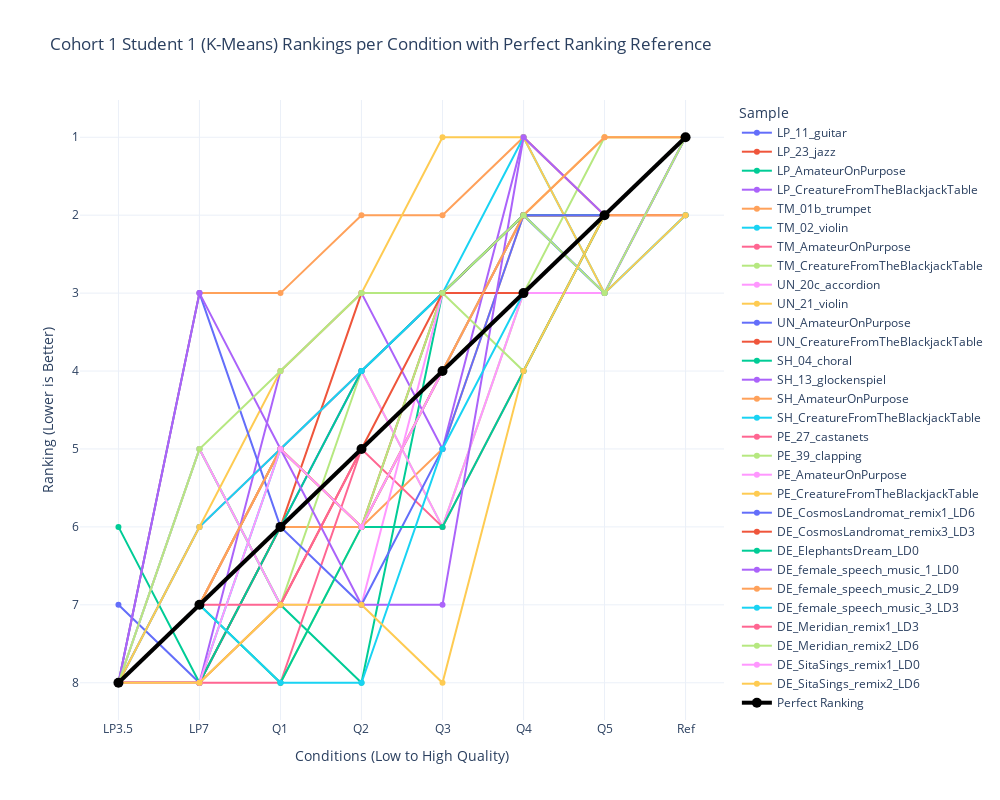

The notebook cell saved with this chart:
### Code cell
# Spaghetti plot for BSU1_1 rankings

# Reshape rankings data for Plotly
BSU1_1_rankings_df = pd.DataFrame(reversed_BSU1_1_rankings_kmeans_based, columns=conditions)
BSU1_1_rankings_df['Sample'] = items

# Melt dataframe for better visualization
BSU1_1_rankings_df_melted = BSU1_1_rankings_df.melt(id_vars=['Sample'], var_name='Condition', value_name='Ranking')

BSU1_1_rankings_df_melted = pd.concat([BSU1_1_rankings_df_melted, perfect_df])

# Create plot
fig = px.line(BSU1_1_rankings_df_melted, x='Condition', y='Ranking', color='Sample', markers=True,
              title="Cohort 1 Student 1 (K-Means) Rankings per Condition with Perfect Ranking Reference",
              labels={"Ranking": "Ranking (Lower is Better)", "Condition": "Conditions (Low to High Quality)"},
              template="plotly_white")

# Adjust figure dimensions
fig.update_layout(width=1000, height=800)

# Invert y-axis (lower ranks at top)
fig.update_yaxes(autorange="reversed")

# Modify the "Perfect Ranking" line to be more visible
fig.update_traces(
    selector=dict(name="Perfect Ranking"),
    line=dict(width=4, color='black'),
    marker=dict(size=10, color='black')
)

# Show figure
fig.show()

### Figure 1 — Plotly figure (JSON) as saved in the notebook; plotly's stock layout.template omitted (floating-point values rounded to 4 significant figures)
{"data": [{"hovertemplate": "Sample=LP_11_guitar<br>Conditions (Low to High Quality)=%{x}<br>Ranking (Lower is Better)=%{y}<extra></extra>", "legendgroup": "LP_11_guitar", "line": {"color": "#636efa", "dash": "solid"}, "marker": {"symbol": "circle"}, "mode": "lines+markers", "name": "LP_11_guitar", "orientation": "v", "showlegend": true, "type": "scatter", "x": ["LP3.5", "LP7", "Q1", "Q2", "Q3", "Q4", "Q5", "Ref"], "xaxis": "x", "y": [8, 7, 5, 6, 4, 2, 2, 1], "yaxis": "y"}, {"hovertemplate": "Sample=LP_23_jazz<br>Conditions (Low to High Quality)=%{x}<br>Ranking (Lower is Better)=%{y}<extra></extra>", "legendgroup": "LP_23_jazz", "line": {"color": "#EF553B", "dash": "solid"}, "marker": {"symbol": "circle"}, "mode": "lines+markers", "name": "LP_23_jazz", "orientation": "v", "showlegend": true, "type": "scatter", "x": ["LP3.5", "LP7", "Q1", "Q2", "Q3", "Q4", "Q5", "Ref"], "xaxis": "x", "y": [8, 7, 5, 6, 3, 2, 2, 2], "yaxis": "y"}, {"hovertemplate": "Sample=LP_AmateurOnPurpose<br>Conditions (Low to High Quality)=%{x}<br>Ranking (Lower is Better)=%{y}<extra></extra>", "legendgroup": "LP_AmateurOnPurpose", "line": {"color": "#00cc96", "dash": "solid"}, "marker": {"symbol": "circle"}, "mode": "lines+markers", "name": "LP_AmateurOnPurpose", "orientation": "v", "showlegend": true, "type": "scatter", "x": ["LP3.5", "LP7", "Q1", "Q2", "Q3", "Q4", "Q5", "Ref"], "xaxis": "x", "y": [8, 5, 7, 8, 3, 3, 2, 1], "yaxis": "y"}, {"hovertemplate": "Sample=LP_CreatureFromTheBlackjackTable<br>Conditions (Low to High Quality)=%{x}<br>Ranking (Lower is Better)=%{y}<extra></extra>", "legendgroup": "LP_CreatureFromTheBlackjackTable", "line": {"color": "#ab63fa", "dash": "solid"}, "marker": {"symbol": "circle"}, "mode": "lines+markers", "name": "LP_CreatureFromTheBlackjackTable", "orientation": "v", "showlegend": true, "type": "scatter", "x": ["LP3.5", "LP7", "Q1", "Q2", "Q3", "Q4", "Q5", "Ref"], "xaxis": "x", "y": [8, 7, 6, 6, 4, 2, 3, 1], "yaxis": "y"}, {"hovertemplate": "Sample=TM_01b_trumpet<br>Conditions (Low to High Quality)=%{x}<br>Ranking (Lower is Better)=%{y}<extra></extra>", "legendgroup": "TM_01b_trumpet", "line": {"color": "#FFA15A", "dash": "solid"}, "marker": {"symbol": "circle"}, "mode": "lines+markers", "name": "TM_01b_trumpet", "orientation": "v", "showlegend": true, "type": "scatter", "x": ["LP3.5", "LP7", "Q1", "Q2", "Q3", "Q4", "Q5", "Ref"], "xaxis": "x", "y": [8, 8, 6, 6, 5, 2, 2, 1], "yaxis": "y"}, {"hovertemplate": "Sample=TM_02_violin<br>Conditions (Low to High Quality)=%{x}<br>Ranking (Lower is Better)=%{y}<extra></extra>", "legendgroup": "TM_02_violin", "line": {"color": "#19d3f3", "dash": "solid"}, "marker": {"symbol": "circle"}, "mode": "lines+markers", "name": "TM_02_violin", "orientation": "v", "showlegend": true, "type": "scatter", "x": ["LP3.5", "LP7", "Q1", "Q2", "Q3", "Q4", "Q5", "Ref"], "xaxis": "x", "y": [8, 8, 5, 4, 3, 2, 3, 2], "yaxis": "y"}, {"hovertemplate": "Sample=TM_AmateurOnPurpose<br>Conditions (Low to High Quality)=%{x}<br>Ranking (Lower is Better)=%{y}<extra></extra>", "legendgroup": "TM_AmateurOnPurpose", "line": {"color": "#FF6692", "dash": "solid"}, "marker": {"symbol": "circle"}, "mode": "lines+markers", "name": "TM_AmateurOnPurpose", "orientation": "v", "showlegend": true, "type": "scatter", "x": ["LP3.5", "LP7", "Q1", "Q2", "Q3", "Q4", "Q5", "Ref"], "xaxis": "x", "y": [8, 6, 5, 4, 3, 2, 2, 1], "yaxis": "y"}, {"hovertemplate": "Sample=TM_CreatureFromTheBlackjackTable<br>Conditions (Low to High Quality)=%{x}<br>Ranking (Lower is Better)=%{y}<extra></extra>", "legendgroup": "TM_CreatureFromTheBlackjackTable", "line": {"color": "#B6E880", "dash": "solid"}, "marker": {"symbol": "circle"}, "mode": "lines+markers", "name": "TM_CreatureFromTheBlackjackTable", "orientation": "v", "showlegend": true, "type": "scatter", "x": ["LP3.5", "LP7", "Q1", "Q2", "Q3", "Q4", "Q5", "Ref"], "xaxis": "x", "y": [8, 5, 7, 4, 6, 3, 1, 1], "yaxis": "y"}, {"hovertemplate": "Sample=UN_20c_accordion<br>Conditions (Low to High Quality)=%{x}<br>Ranking (Lower is Better)=%{y}<extra></extra>", "legendgroup": "UN_20c_accordion", "line": {"color": "#FF97FF", "dash": "solid"}, "marker": {"symbol": "circle"}, "mode": "lines+markers", "name": "UN_20c_accordion", "orientation": "v", "showlegend": true, "type": "scatter", "x": ["LP3.5", "LP7", "Q1", "Q2", "Q3", "Q4", "Q5", "Ref"], "xaxis": "x", "y": [8, 8, 6, 4, 6, 3, 3, 1], "yaxis": "y"}, {"hovertemplate": "Sample=UN_21_violin<br>Conditions (Low to High Quality)=%{x}<br>Ranking (Lower is Better)=%{y}<extra></extra>", "legendgroup": "UN_21_violin", "line": {"color": "#FECB52", "dash": "solid"}, "marker": {"symbol": "circle"}, "mode": "lines+markers", "name": "UN_21_violin", "orientation": "v", "showlegend": true, "type": "scatter", "x": ["LP3.5", "LP7", "Q1", "Q2", "Q3", "Q4", "Q5", "Ref"], "xaxis": "x", "y": [8, 7, 5, 6, 4, 2, 1, 1], "yaxis": "y"}, {"hovertemplate": "Sample=UN_AmateurOnPurpose<br>Conditions (Low to High Quality)=%{x}<br>Ranking (Lower is Better)=%{y}<extra></extra>", "legendgroup": "UN_AmateurOnPurpose", "line": {"color": "#636efa", "dash": "solid"}, "marker": {"symbol": "circle"}, "mode": "lines+markers", "name": "UN_AmateurOnPurpose", "orientation": "v", "showlegend": true, "type": "scatter", "x": ["LP3.5", "LP7", "Q1", "Q2", "Q3", "Q4", "Q5", "Ref"], "xaxis": "x", "y": [7, 8, 6, 4, 3, 2, 3, 1], "yaxis": "y"}, {"hovertemplate": "Sample=UN_CreatureFromTheBlackjackTable<br>Conditions (Low to High Quality)=%{x}<br>Ranking (Lower is Better)=%{y}<extra></extra>", "legendgroup": "UN_CreatureFromTheBlackjackTable", "line": {"color": "#EF553B", "dash": "solid"}, "marker": {"symbol": "circle"}, "mode": "lines+markers", "name": "UN_CreatureFromTheBlackjackTable", "orientation": "v", "showlegend": true, "type": "scatter", "x": ["LP3.5", "LP7", "Q1", "Q2", "Q3", "Q4", "Q5", "Ref"], "xaxis": "x", "y": [8, 8, 6, 3, 3, 2, 2, 1], "yaxis": "y"}, {"hovertemplate": "Sample=SH_04_choral<br>Conditions (Low to High Quality)=%{x}<br>Ranking (Lower is Better)=%{y}<extra></extra>", "legendgroup": "SH_04_choral", "line": {"color": "#00cc96", "dash": "solid"}, "marker": {"symbol": "circle"}, "mode": "lines+markers", "name": "SH_04_choral", "orientation": "v", "showlegend": true, "type": "scatter", "x": ["LP3.5", "LP7", "Q1", "Q2", "Q3", "Q4", "Q5", "Ref"], "xaxis": "x", "y": [6, 8, 6, 4, 3, 2, 2, 1], "yaxis": "y"}, {"hovertemplate": "Sample=SH_13_glockenspiel<br>Conditions (Low to High Quality)=%{x}<br>Ranking (Lower is Better)=%{y}<extra></extra>", "legendgroup": "SH_13_glockenspiel", "line": {"color": "#ab63fa", "dash": "solid"}, "marker": {"symbol": "circle"}, "mode": "lines+markers", "name": "SH_13_glockenspiel", "orientation": "v", "showlegend": true, "type": "scatter", "x": ["LP3.5", "LP7", "Q1", "Q2", "Q3", "Q4", "Q5", "Ref"], "xaxis": "x", "y": [8, 8, 4, 3, 5, 1, 2, 1], "yaxis": "y"}, {"hovertemplate": "Sample=SH_AmateurOnPurpose<br>Conditions (Low to High Quality)=%{x}<br>Ranking (Lower is Better)=%{y}<extra></extra>", "legendgroup": "SH_AmateurOnPurpose", "line": {"color": "#FFA15A", "dash": "solid"}, "marker": {"symbol": "circle"}, "mode": "lines+markers", "name": "SH_AmateurOnPurpose", "orientation": "v", "showlegend": true, "type": "scatter", "x": ["LP3.5", "LP7", "Q1", "Q2", "Q3", "Q4", "Q5", "Ref"], "xaxis": "x", "y": [8, 3, 3, 2, 2, 1, 2, 2], "yaxis": "y"}, {"hovertemplate": "Sample=SH_CreatureFromTheBlackjackTable<br>Conditions (Low to High Quality)=%{x}<br>Ranking (Lower is Better)=%{y}<extra></extra>", "legendgroup": "SH_CreatureFromTheBlackjackTable", "line": {"color": "#19d3f3", "dash": "solid"}, "marker": {"symbol": "circle"}, "mode": "lines+markers", "name": "SH_CreatureFromTheBlackjackTable", "orientation": "v", "showlegend": true, "type": "scatter", "x": ["LP3.5", "LP7", "Q1", "Q2", "Q3", "Q4", "Q5", "Ref"], "xaxis": "x", "y": [8, 6, 5, 4, 3, 1, 3, 2], "yaxis": "y"}, {"hovertemplate": "Sample=PE_27_castanets<br>Conditions (Low to High Quality)=%{x}<br>Ranking (Lower is Better)=%{y}<extra></extra>", "legendgroup": "PE_27_castanets", "line": {"color": "#FF6692", "dash": "solid"}, "marker": {"symbol": "circle"}, "mode": "lines+markers", "name": "PE_27_castanets", "orientation": "v", "showlegend": true, "type": "scatter", "x": ["LP3.5", "LP7", "Q1", "Q2", "Q3", "Q4", "Q5", "Ref"], "xaxis": "x", "y": [8, 8, 8, 5, 6, 4, 2, 1], "yaxis": "y"}, {"hovertemplate": "Sample=PE_39_clapping<br>Conditions (Low to High Quality)=%{x}<br>Ranking (Lower is Better)=%{y}<extra></extra>", "legendgroup": "PE_39_clapping", "line": {"color": "#B6E880", "dash": "solid"}, "marker": {"symbol": "circle"}, "mode": "lines+markers", "name": "PE_39_clapping", "orientation": "v", "showlegend": true, "type": "scatter", "x": ["LP3.5", "LP7", "Q1", "Q2", "Q3", "Q4", "Q5", "Ref"], "xaxis": "x", "y": [8, 7, 8, 6, 3, 4, 2, 1], "yaxis": "y"}, {"hovertemplate": "Sample=PE_AmateurOnPurpose<br>Conditions (Low to High Quality)=%{x}<br>Ranking (Lower is Better)=%{y}<extra></extra>", "legendgroup": "PE_AmateurOnPurpose", "line": {"color": "#FF97FF", "dash": "solid"}, "marker": {"symbol": "circle"}, "mode": "lines+markers", "name": "PE_AmateurOnPurpose", "orientation": "v", "showlegend": true, "type": "scatter", "x": ["LP3.5", "LP7", "Q1", "Q2", "Q3", "Q4", "Q5", "Ref"], "xaxis": "x", "y": [8, 5, 7, 7, 3, 3, 2, 1], "yaxis": "y"}, {"hovertemplate": "Sample=PE_CreatureFromTheBlackjackTable<br>Conditions (Low to High Quality)=%{x}<br>Ranking (Lower is Better)=%{y}<extra></extra>", "legendgroup": "PE_CreatureFromTheBlackjackTable", "line": {"color": "#FECB52", "dash": "solid"}, "marker": {"symbol": "circle"}, "mode": "lines+markers", "name": "PE_CreatureFromTheBlackjackTable", "orientation": "v", "showlegend": true, "type": "scatter", "x": ["LP3.5", "LP7", "Q1", "Q2", "Q3", "Q4", "Q5", "Ref"], "xaxis": "x", "y": [8, 6, 4, 3, 1, 1, 3, 2], "yaxis": "y"}, {"hovertemplate": "Sample=DE_CosmosLandromat_remix1_LD6<br>Conditions (Low to High Quality)=%{x}<br>Ranking (Lower is Better)=%{y}<extra></extra>", "legendgroup": "DE_CosmosLandromat_remix1_LD6", "line": {"color": "#636efa", "dash": "solid"}, "marker": {"symbol": "circle"}, "mode": "lines+markers", "name": "DE_CosmosLandromat_remix1_LD6", "orientation": "v", "showlegend": true, "type": "scatter", "x": ["LP3.5", "LP7", "Q1", "Q2", "Q3", "Q4", "Q5", "Ref"], "xaxis": "x", "y": [8, 3, 6, 7, 5, 2, 2, 1], "yaxis": "y"}, {"hovertemplate": "Sample=DE_CosmosLandromat_remix3_LD3<br>Conditions (Low to High Quality)=%{x}<br>Ranking (Lower is Better)=%{y}<extra></extra>", "legendgroup": "DE_CosmosLandromat_remix3_LD3", "line": {"color": "#EF553B", "dash": "solid"}, "marker": {"symbol": "circle"}, "mode": "lines+markers", "name": "DE_CosmosLandromat_remix3_LD3", "orientation": "v", "showlegend": true, "type": "scatter", "x": ["LP3.5", "LP7", "Q1", "Q2", "Q3", "Q4", "Q5", "Ref"], "xaxis": "x", "y": [8, 8, 7, 5, 3, 3, 2, 1], "yaxis": "y"}, {"hovertemplate": "Sample=DE_ElephantsDream_LD0<br>Conditions (Low to High Quality)=%{x}<br>Ranking (Lower is Better)=%{y}<extra></extra>", "legendgroup": "DE_ElephantsDream_LD0", "line": {"color": "#00cc96", "dash": "solid"}, "marker": {"symbol": "circle"}, "mode": "lines+markers", "name": "DE_ElephantsDream_LD0", "orientation": "v", "showlegend": true, "type": "scatter", "x": ["LP3.5", "LP7", "Q1", "Q2", "Q3", "Q4", "Q5", "Ref"], "xaxis": "x", "y": [8, 7, 8, 6, 6, 4, 2, 1], "yaxis": "y"}, {"hovertemplate": "Sample=DE_female_speech_music_1_LD0<br>Conditions (Low to High Quality)=%{x}<br>Ranking (Lower is Better)=%{y}<extra></extra>", "legendgroup": "DE_female_speech_music_1_LD0", "line": {"color": "#ab63fa", "dash": "solid"}, "marker": {"symbol": "circle"}, "mode": "lines+markers", "name": "DE_female_speech_music_1_LD0", "orientation": "v", "showlegend": true, "type": "scatter", "x": ["LP3.5", "LP7", "Q1", "Q2", "Q3", "Q4", "Q5", "Ref"], "xaxis": "x", "y": [8, 3, 5, 7, 7, 1, 2, 1], "yaxis": "y"}, {"hovertemplate": "Sample=DE_female_speech_music_2_LD9<br>Conditions (Low to High Quality)=%{x}<br>Ranking (Lower is Better)=%{y}<extra></extra>", "legendgroup": "DE_female_speech_music_2_LD9", "line": {"color": "#FFA15A", "dash": "solid"}, "marker": {"symbol": "circle"}, "mode": "lines+markers", "name": "DE_female_speech_music_2_LD9", "orientation": "v", "showlegend": true, "type": "scatter", "x": ["LP3.5", "LP7", "Q1", "Q2", "Q3", "Q4", "Q5", "Ref"], "xaxis": "x", "y": [8, 7, 5, 6, 4, 2, 1, 1], "yaxis": "y"}, {"hovertemplate": "Sample=DE_female_speech_music_3_LD3<br>Conditions (Low to High Quality)=%{x}<br>Ranking (Lower is Better)=%{y}<extra></extra>", "legendgroup": "DE_female_speech_music_3_LD3", "line": {"color": "#19d3f3", "dash": "solid"}, "marker": {"symbol": "circle"}, "mode": "lines+markers", "name": "DE_female_speech_music_3_LD3", "orientation": "v", "showlegend": true, "type": "scatter", "x": ["LP3.5", "LP7", "Q1", "Q2", "Q3", "Q4", "Q5", "Ref"], "xaxis": "x", "y": [8, 7, 8, 8, 5, 3, 2, 1], "yaxis": "y"}, {"hovertemplate": "Sample=DE_Meridian_remix1_LD3<br>Conditions (Low to High Quality)=%{x}<br>Ranking (Lower is Better)=%{y}<extra></extra>", "legendgroup": "DE_Meridian_remix1_LD3", "line": {"color": "#FF6692", "dash": "solid"}, "marker": {"symbol": "circle"}, "mode": "lines+markers", "name": "DE_Meridian_remix1_LD3", "orientation": "v", "showlegend": true, "type": "scatter", "x": ["LP3.5", "LP7", "Q1", "Q2", "Q3", "Q4", "Q5", "Ref"], "xaxis": "x", "y": [8, 7, 7, 5, 4, 3, 2, 1], "yaxis": "y"}, {"hovertemplate": "Sample=DE_Meridian_remix2_LD6<br>Conditions (Low to High Quality)=%{x}<br>Ranking (Lower is Better)=%{y}<extra></extra>", "legendgroup": "DE_Meridian_remix2_LD6", "line": {"color": "#B6E880", "dash": "solid"}, "marker": {"symbol": "circle"}, "mode": "lines+markers", "name": "DE_Meridian_remix2_LD6", "orientation": "v", "showlegend": true, "type": "scatter", "x": ["LP3.5", "LP7", "Q1", "Q2", "Q3", "Q4", "Q5", "Ref"], "xaxis": "x", "y": [8, 5, 4, 3, 3, 2, 3, 1], "yaxis": "y"}, {"hovertemplate": "Sample=DE_SitaSings_remix1_LD0<br>Conditions (Low to High Quality)=%{x}<br>Ranking (Lower is Better)=%{y}<extra></extra>", "legendgroup": "DE_SitaSings_remix1_LD0", "line": {"color": "#FF97FF", "dash": "solid"}, "marker": {"symbol": "circle"}, "mode": "lines+markers", "name": "DE_SitaSings_remix1_LD0", "orientation": "v", "showlegend": true, "type": "scatter", "x": ["LP3.5", "LP7", "Q1", "Q2", "Q3", "Q4", "Q5", "Ref"], "xaxis": "x", "y": [8, 8, 5, 6, 4, 3, 2, 1], "yaxis": "y"}, {"hovertemplate": "Sample=DE_SitaSings_remix2_LD6<br>Conditions (Low to High Quality)=%{x}<br>Ranking (Lower is Better)=%{y}<extra></extra>", "legendgroup": "DE_SitaSings_remix2_LD6", "line": {"color": "#FECB52", "dash": "solid"}, "marker": {"symbol": "circle"}, "mode": "lines+markers", "name": "DE_SitaSings_remix2_LD6", "orientation": "v", "showlegend": true, "type": "scatter", "x": ["LP3.5", "LP7", "Q1", "Q2", "Q3", "Q4", "Q5", "Ref"], "xaxis": "x", "y": [8, 8, 7, 7, 8, 4, 2, 1], "yaxis": "y"}, {"hovertemplate": "Sample=Perfect Ranking<br>Conditions (Low to High Quality)=%{x}<br>Ranking (Lower is Better)=%{y}<extra></extra>", "legendgroup": "Perfect Ranking", "line": {"color": "black", "dash": "solid", "width": 4}, "marker": {"color": "black", "size": 10, "symbol": "circle"}, "mode": "lines+markers", "name": "Perfect Ranking", "orientation": "v", "showlegend": true, "type": "scatter", "x": ["LP3.5", "LP7", "Q1", "Q2", "Q3", "Q4", "Q5", "Ref"], "xaxis": "x", "y": [8, 7, 6, 5, 4, 3, 2, 1], "yaxis": "y"}], "layout": {"height": 800, "legend": {"title": {"text": "Sample"}, "tracegroupgap": 0}, "title": {"text": "Cohort 1 Student 1 (K-Means) Rankings per Condition with Perfect Ranking Reference"}, "width": 1000, "xaxis": {"anchor": "y", "domain": [0, 1], "title": {"text": "Conditions (Low to High Quality)"}}, "yaxis": {"anchor": "x", "autorange": "reversed", "domain": [0, 1], "title": {"text": "Ranking (Lower is Better)"}}}}
